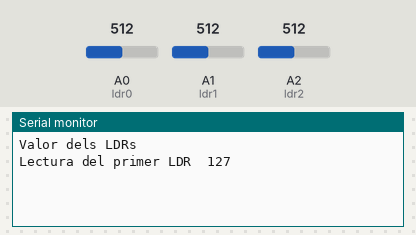
The sketch below on a simulated Arduino Uno, built with avr-gcc and run on an emulated ATmega328P. On the bench: the last lines printed to the serial monitor. The inputs (shaded band) are chosen by the test bench; at power-on: A0 (ldr0) = 512, A1 (ldr1) = 512, A2 (ldr2) = 512.

Above: at 4.2 s.
4.3 s: A0 (ldr0) set to 716
At 5.8 s:
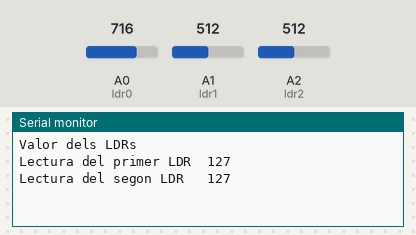
9.4 s: A1 (ldr1) set to 716
At 10.8 s:
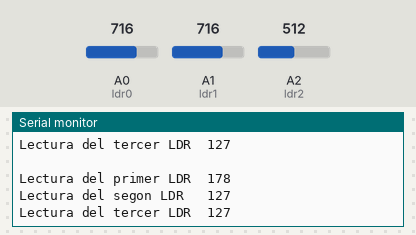
14.5 s: A2 (ldr2) set to 716
At 15.8 s:
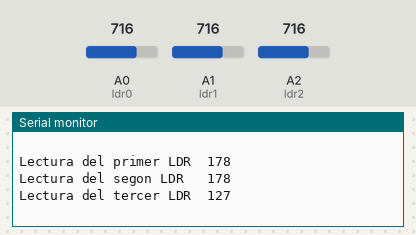
19.6 s: A0 (ldr0) set to 900
At 20.8 s:
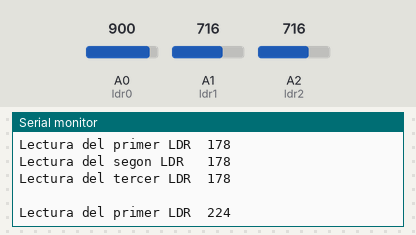
24.7 s: A1 (ldr1) set to 900
At 25.8 s:
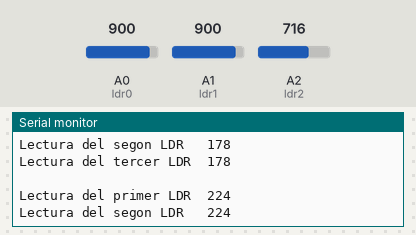
29.8 s: A2 (ldr2) set to 900
At 30.8 s:
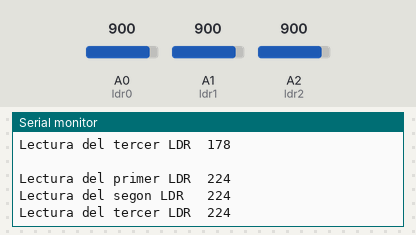
Timing chart, 0 to 32.8 s (numbered marks = the images above; inputs shaded):
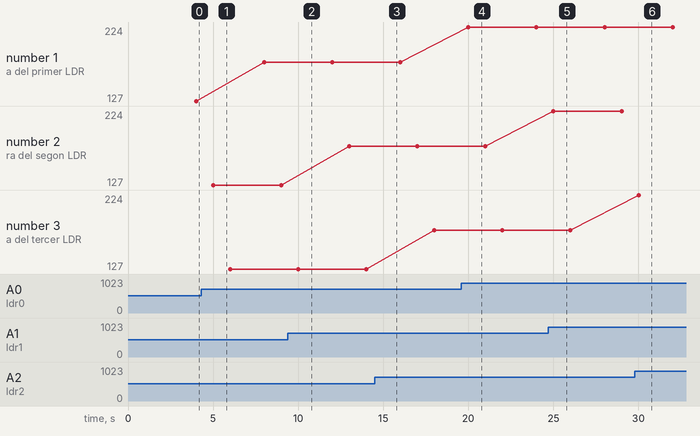

Measured:
- after the input at 19.6 s, the serial monitor: prints a new line after 0.41 s (image 4)
- after the input at 24.7 s, the serial monitor: prints a new line after 0.31 s (image 5)
- after the input at 29.8 s, the serial monitor: prints a new line after 0.21 s (image 6)
- plotted number 1: 127 → 178 after the input at 4.3 s, 178 → 224 after the input at 19.6 s

The sketch:

Lector_de_Llum_activitat_2.ino
```cpp
/**********************************************************************************
**                                                                               **
**                              Lector de Llum                                   **
**                                                                               **
** Joan Josep Moreno                                                             **
**********************************************************************************/
//********** Includes *************************************************************
//********** Variables ************************************************************
const int ldr0 = A0;         // donar nom al pin A0 de l’Arduino
const int ldr1 = A1;         // donar nom al pin A1 de l’Arduino
const int ldr2 = A2;         // donar nom al pin A2 de l’Arduino
int tempo = 1000;
int valLdr0, valLdr1, valLdr2;     // per guardar valors del ldrs
//********** Setup ****************************************************************
void setup()
{
 Serial.begin(9600);
 delay(tempo * 3);
 Serial.println("Valor dels LDRs");
}
//********** Loop *****************************************************************
void loop()
{
  delay(tempo);
  valLdr0 = analogRead(ldr0);   // llegir valor ldr0
    valLdr0 = map(valLdr0, 0, 1023, 0, 255);   // mapejar valor de 0-1023 a 0-255
Serial.print("Lectura del primer LDR  ");
Serial.println(valLdr0);
delay(tempo);
  valLdr1 = analogRead(ldr1);   // llegir valor ldr1
    valLdr1 = map(valLdr1, 0, 1023, 0, 255);   // mapejar valor de 0-1023 a 0-255
Serial.print("Lectura del segon LDR   ");
Serial.println(valLdr1);
delay(tempo);
  valLdr2 = analogRead(ldr2);   // llegir valor ldr2
    valLdr2 = map(valLdr2, 0, 1023, 0, 255);   // mapejar valor de 0-1023 a 0-255
Serial.print("Lectura del tercer LDR  ");
Serial.println(valLdr2);
delay(tempo);
Serial.println("   ");
}
//********** Funcions *************************************************************
```
